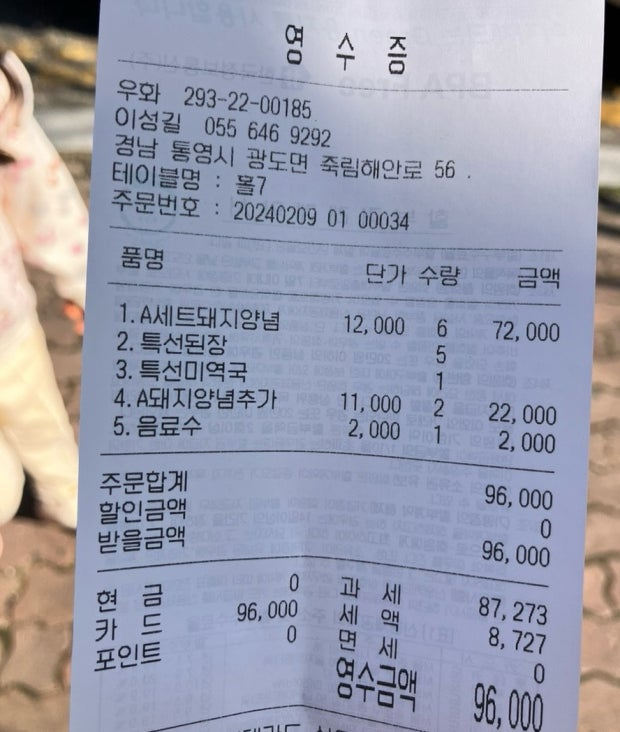
#> input picture AI/review/receipt_10.jpg, 620 x 732 px, found by its file name
$ python receipt.py
#> lines starting #> are read from the running program, lines starting #| are printed output that depends on the picture; after the words box and inside, x2 and y2 are one past the last pixel; in counts of white or black regions, pixels touching at a corner belong together
import os
from pathlib import Path
import cv2
import numpy as np
from paddleocr import PaddleOCR
import json
import requests

os.environ["DISABLE_MODEL_SOURCE_CHECK"] = "True"

# MODEL_NAME = "Helsinki-NLP/opus-mt-ko-en"
#
# def build_translator():
#     from transformers import pipeline
#     return pipeline("translation", model="Helsinki-NLP/opus-mt-ko-en")
#
# translator = build_translator()

# ===============================
# PATH SETUP
# ===============================
BASE_DIR = Path(__file__).resolve().parent              # model_testing
UPLOAD_DIR = BASE_DIR / "tmp_receipt"
OUTPUT_DIR = BASE_DIR / "tmp_output"

OUTPUT_DIR.mkdir(exist_ok=True)

# [9 lines of commented-out code are left out]
# [51 lines left out: functions normalize_ocr_lines, join_split_tokens, not called in this run]


# 지역명 키워드와 지역번호 매핑
AREA_CODE_MAP = {
    "서울": "02",
    "경기": "031",
    "인천": "032",
    "경북": "054",
    "경상북도": "054",
    "부산": "051",
    "대구": "053",
    "포항": "054"  # 포항은 경북이므로 054
}

#지역번호 없을때 텍스트값으로 번호찾아주기 (default=서울(02))
# [57 lines left out: functions detect_area_code, extract_phone, find_location, not called in this run]

# ==============================================
# 메뉴명 추출
# ==============================================
import re

# [49 lines left out: function extract_menu_items, not called in this run]


def is_menu_token(token_text, menu_lines):
    return any(token_text in line for line in menu_lines)

#영수증 JSON 으로 저장
# [61 lines left out: function build_receipt_json, not called in this run]


def normalize_receipt(image_path: Path, i):
    '''
    1. 2배확대 (작은 전화번호 인식용)
    2. Contrast 대폭향상 -> 흑백으로만들어서 글자 도드라지게만듬
    3. 전처리된 이미지 저장
    4. OCR 진행
    '''
#> called with i = 0
    temp_path = OUTPUT_DIR / f"temp_modified{i}.jpg"
    img = cv2.imread(str(image_path))
#> img is the input picture: shape (732, 620, 3); mean B, G, R 174.2, 157.3, 155.1
    img = cv2.resize(img, None, fx=2.5, fy=2.5, interpolation=cv2.INTER_CUBIC)
#> img: shape (1830, 1550, 3)
    cv2.imwrite("resize.jpg", img)
    gray = cv2.cvtColor(img, cv2.COLOR_BGR2GRAY)
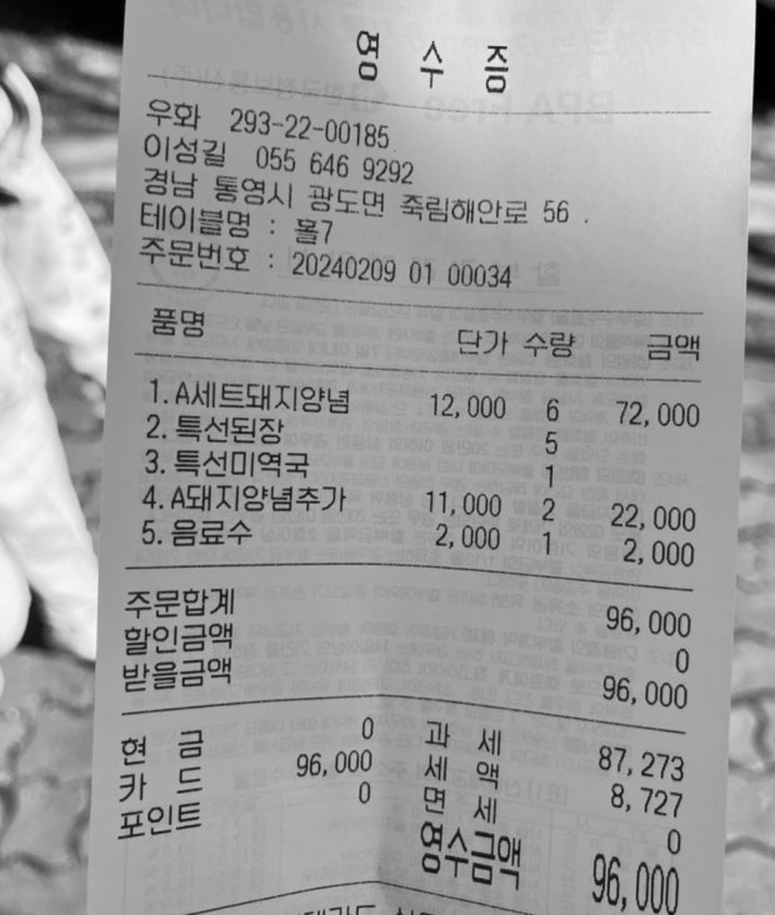
#> gray: shape (1830, 1550) (shown at 1/2 size); min 0, max 251, mean 158.6
    cv2.imwrite("gray.jpg", gray)

    blur = cv2.GaussianBlur(gray, (5,5), 0)
    cv2.imwrite("blur.jpg", blur)


    thresh = cv2.adaptiveThreshold(
        blur, 255,
        cv2.ADAPTIVE_THRESH_GAUSSIAN_C,
        cv2.THRESH_BINARY,
        31, 5
    )
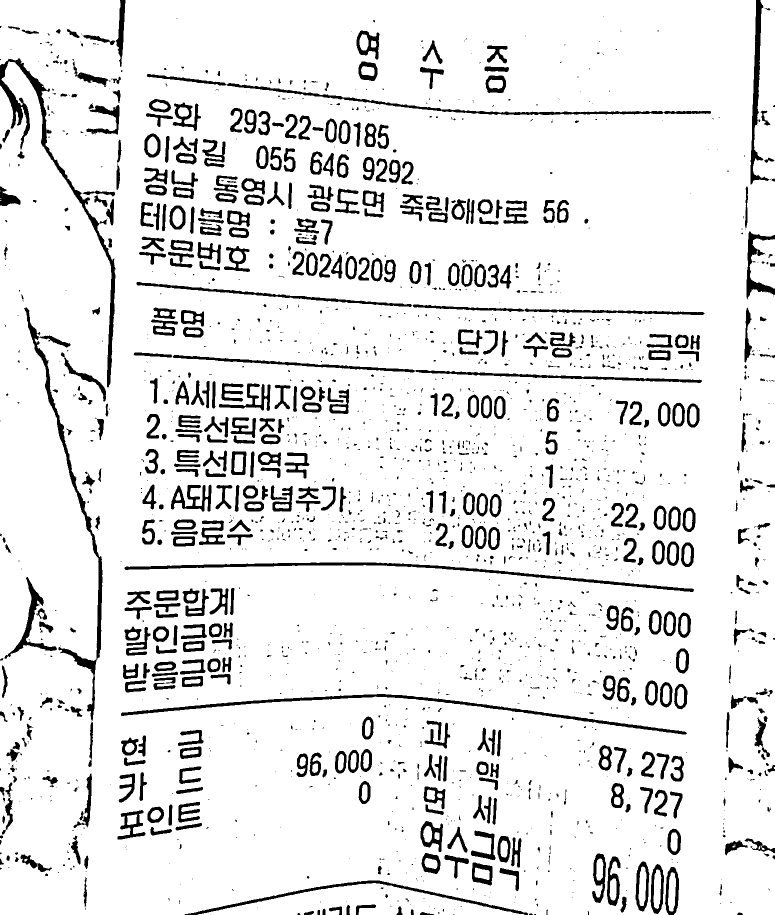
#> thresh: shape (1830, 1550) (shown at 1/2 size); 90.3% white; 2231 black regions (1494 under 20 px), largest, box (x1, y1, x2, y2) and area: (0, 117, 231, 775) 8678, (48, 615, 205, 1442) 7713, (242, 1388, 1374, 1469) 6645


    cv2.imwrite(str(temp_path), thresh)

    ocr = PaddleOCR(
        lang="korean",
        use_angle_cls=True,
        use_doc_unwarping=True,
        det_limit_side_len=3000,  #높은수일수록 이미지를 더 큰 해상도로 분석
        det_db_thresh=0.1,        #기본 0.3 -> 0.1로 낮춰서 더 민감하게 찾음
        det_db_box_thresh=0.2,    #박스 생성 문턱값을 낮춤
        det_db_unclip_ratio=2.0,  #글자가 뭉개지지 않게 unclip ratio 조정
        use_space_char=True,
        rec_char_type="korean",
        show_log=False,
    )

    result = ocr.ocr(str(temp_path), cls=True)

    for line in result[0]:
        bbox = line[0]
        pts = np.array(bbox, dtype=np.int32)
        cv2.polylines(img, [pts], True, (0,0,0), 2)

    if result and result[0]:
        receipt_data = build_receipt_json(result[0])
        print(receipt_data)
    else:
        print("No OCR text detected")

    cv2.imwrite(str(temp_path), img)
    print("receipt_result.png")


# ===============================
# ENTRY POINT
# ===============================
if __name__ == "__main__":
    #image_files = list(UPLOAD_DIR.glob("*.jpg")) + list(UPLOAD_DIR.glob("*.png"))
    image_files = list(UPLOAD_DIR.glob("receipt_10.jpg"))
    if not image_files:
        raise FileNotFoundError("No receipt image found in Uploaded_Images")

    for i, image_path in enumerate(image_files):

        normalize_receipt(image_path, i)
#> (the call stopped at in normalize_receipt, `ocr = PaddleOCR( lang="korean", use_angle_cls=True, use_doc_unwarping=..`: paddleocr is not available in this run)
